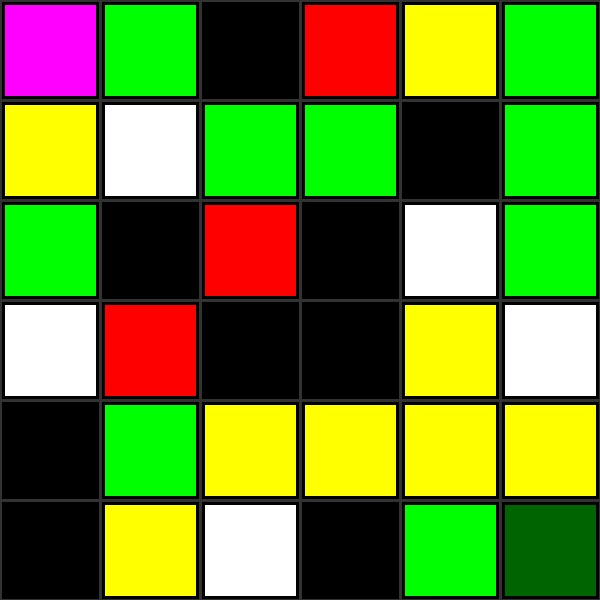
#> input picture examples/grid.jpeg, 600 x 600 px
$ python planner.py
#> lines starting #> are read from the running program, lines starting #| are printed output that depends on the picture; after the words box and inside, x2 and y2 are one past the last pixel; in counts of white or black regions, pixels touching at a corner belong together
"""Extract a color-coded grid image and find a minimum-cost four-neighbor path."""

import argparse
import heapq
import json
import math
from pathlib import Path

import cv2
import numpy as np

REFERENCE_COLOURS = {
    "obstacle": (0, 0, 0), "white": (255, 255, 255),
    "green": (1, 255, 0), "yellow": (1, 255, 255),
    "red": (0, 0, 254), "start": (1, 100, 0),
    "destination": (254, 0, 255),
}
WEIGHTS = {"white": 1, "green": 2, "yellow": 3, "red": 4,
           "start": 0, "destination": 0, "obstacle": None}


def line_center(mask, direction):
    if direction not in ("horizontal", "vertical"):
        raise ValueError("Line direction must be horizontal or vertical")
    axis = 1 if direction == "horizontal" else 0
    coverage = mask.shape[axis] * 0.8
    flags = np.count_nonzero(mask, axis=axis) > coverage
    centers, begin = [], None
    for index, flag in enumerate(flags):
        if flag and begin is None:
            begin = index
        elif not flag and begin is not None:
            centers.append((begin + index - 1) // 2)
            begin = None
    if begin is not None:
        centers.append((begin + len(flags) - 1) // 2)
    return centers


def classify_color(mean_bgr):
    return min(REFERENCE_COLOURS, key=lambda name:
               np.linalg.norm(np.asarray(mean_bgr) - REFERENCE_COLOURS[name]))


def extract_grid(image, margin=10):
    if image is None or image.ndim != 3 or image.shape[2] != 3:
        raise ValueError("Expected a decoded three-channel BGR image")
    if margin < 0:
        raise ValueError("Cell margin must be nonnegative")
    mask = cv2.inRange(image, np.array([25, 25, 25], dtype=np.uint8),
                       np.array([90, 90, 90], dtype=np.uint8))
    row_lines = line_center(mask, "horizontal")
    col_lines = line_center(mask, "vertical")
    if len(row_lines) < 2 or len(col_lines) < 2:
        raise ValueError("Could not detect enough grid boundaries")
    tiles, starts, destinations = [], [], []
    for row in range(len(row_lines) - 1):
        cells = []
        for col in range(len(col_lines) - 1):
            y1, y2 = row_lines[row] + margin, row_lines[row + 1] - margin
            x1, x2 = col_lines[col] + margin, col_lines[col + 1] - margin
            if y1 >= y2 or x1 >= x2:
                raise ValueError("Cell margin leaves an empty sampling region")
            name = classify_color(cv2.mean(image[y1:y2, x1:x2])[:3])
            cells.append(name)
            if name == "start":
                starts.append((row, col))
            elif name == "destination":
                destinations.append((row, col))
        tiles.append(cells)
    if len(starts) != 1 or len(destinations) != 1:
        raise ValueError(f"Expected one start and one destination; found {len(starts)} and {len(destinations)}")
    return tiles, [[WEIGHTS[name] for name in row] for row in tiles], starts[0], destinations[0], row_lines, col_lines, mask


def manhattan_distance(current, goal):
    return abs(current[0] - goal[0]) + abs(current[1] - goal[1])


def a_star(cost_grid, start, dest):
    """Minimize costs of entered cells; starting-cell cost is excluded.

    A minimum-cost simple path never needs to revisit the start for nonnegative
    costs. Excluding that move permits a lower bound using interior-cell costs
    and the destination entry cost, including a zero-cost destination.
    """
    if not cost_grid or not cost_grid[0] or any(len(row) != len(cost_grid[0]) for row in cost_grid):
        raise ValueError("Cost grid must be nonempty and rectangular")
    rows, cols = len(cost_grid), len(cost_grid[0])
    for row in cost_grid:
        for value in row:
            if value is not None and (not math.isfinite(value) or value < 0):
                raise ValueError("Traversable costs must be finite and nonnegative")
    for point in (start, dest):
        if point is None or len(point) != 2 or not all(isinstance(v, int) for v in point):
            raise ValueError("Start/destination must be integer (row, column) pairs")
        if not (0 <= point[0] < rows and 0 <= point[1] < cols):
            raise ValueError("Start/destination is outside the grid")
    start, dest = tuple(start), tuple(dest)
    if cost_grid[start[0]][start[1]] is None or cost_grid[dest[0]][dest[1]] is None:
        return [], math.inf
    if start == dest:
        return [start], 0
    interior = [value for row, values in enumerate(cost_grid) for col, value in enumerate(values)
                if value is not None and (row, col) not in (start, dest)]
    minimum = min(interior, default=0)
    goal_cost = cost_grid[dest[0]][dest[1]]

    def heuristic(point):
        if point == dest:
            return 0
        return max(0, manhattan_distance(point, dest) - 1) * minimum + goal_cost

    distances, previous = {start: 0}, {}
    queue = [(heuristic(start), 0, start)]
    while queue:
        _, cost, current = heapq.heappop(queue)
        if cost != distances.get(current):
            continue
        if current == dest:
            path = [dest]
            while path[-1] != start:
                path.append(previous[path[-1]])
            return path[::-1], cost
        for dr, dc in ((-1, 0), (1, 0), (0, -1), (0, 1)):
            row, col = current[0] + dr, current[1] + dc
            neighbor = (row, col)
            if not (0 <= row < rows and 0 <= col < cols) or neighbor == start:
                continue
            value = cost_grid[row][col]
            if value is None:
                continue
            candidate = cost + value
            if candidate < distances.get(neighbor, math.inf):
                distances[neighbor], previous[neighbor] = candidate, current
                heapq.heappush(queue, (candidate + heuristic(neighbor), candidate, neighbor))
    return [], math.inf


def draw_path(image, path, row_lines, col_lines):
    output = image.copy()
    points = [((col_lines[c] + col_lines[c + 1]) // 2,
               (row_lines[r] + row_lines[r + 1]) // 2) for r, c in path]
    for left, right in zip(points, points[1:]):
        cv2.line(output, left, right, (255, 0, 0), 8)
    for point in points:
        cv2.circle(output, point, 12, (255, 255, 255), -1)
        cv2.circle(output, point, 12, (255, 0, 0), 3)
    return output


def run(image_path, output_dir, margin=10):
    image_path, output_dir = Path(image_path), Path(output_dir)
    image = cv2.imread(str(image_path))
    if image is None:
        raise ValueError(f"Could not read image: {image_path}")
    tiles, costs, start, goal, rows, cols, mask = extract_grid(image, margin)
    path, cost = a_star(costs, start, goal)
    output_dir.mkdir(parents=True, exist_ok=True)
    for filename, data in (("grid-mask.png", mask), ("path.png", draw_path(image, path, rows, cols))):
        if (output_dir / filename).resolve() == image_path.resolve():
            raise ValueError("Output would overwrite the input image")
        if not cv2.imwrite(str(output_dir / filename), data):
            raise OSError(f"Could not save {filename}")
    result = {"image": image_path.name, "rows": len(costs), "columns": len(costs[0]),
              "coordinate_convention": "zero-based (row, column)",
              "movement": "four-neighbor", "cost_convention": "sum of entered-cell costs; start excluded",
              "tiles": tiles, "cost_grid": costs, "start": start, "destination": goal,
              "path": path, "moves": max(0, len(path) - 1),
              "reachable": bool(path), "total_cost": cost if path else None}
    (output_dir / "route.json").write_text(json.dumps(result, indent=2) + "\n", encoding="utf-8")
    return result


def main():
    parser = argparse.ArgumentParser(description=__doc__)
    parser.add_argument("image", nargs="?", type=Path, default=Path(__file__).parent / "examples/grid.jpeg")
    parser.add_argument("--output", type=Path, default=Path("results"))
    parser.add_argument("--margin", type=int, default=10)
    args = parser.parse_args()
    try:
        result = run(args.image, args.output, args.margin)
#> in run, image is the input picture: shape (600, 600, 3); mean B, G, R 39.7, 134.5, 103.2
#> in extract_grid, `mask = cv2.inRange(image, np.array([25, 25, 25], dtype=np.uint8), np.a..`:
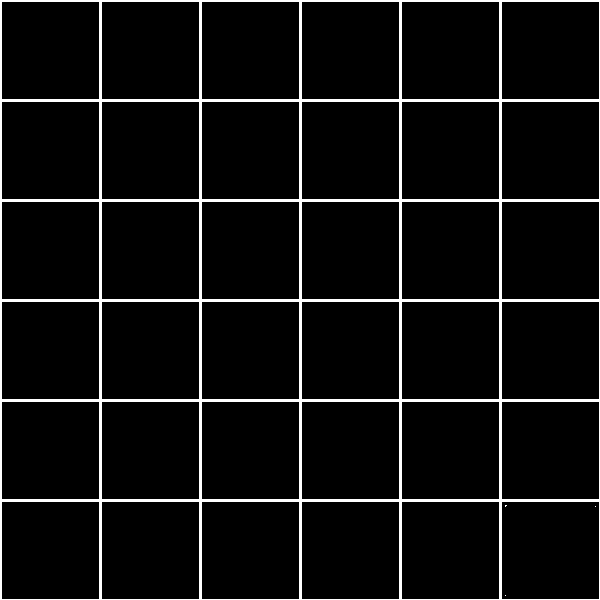
#> mask: shape (600, 600); 5.9% white; 4 white regions (3 under 20 px), largest, box (x1, y1, x2, y2) and area: (0, 0, 600, 600) 21276
#> the loop in line_center, `for index, flag in enumerate(flags):` made 600 passes
#> flag on passes 1 to 12: True, True, False, False, False, False, False, False, False, False, False, False
#> after the loop in line_center, `for index, flag in enumerate(flags):`: begin = 599; centers = [0, 100, 200, 300, 400, 500]
#> in extract_grid, `row_lines = line_center(mask, "horizontal")`: row_lines = [0, 100, 200, 300, 400, 500, 599]
#> the loop in line_center (call 2), `for index, flag in enumerate(flags):` made 600 passes
#> the loop in extract_grid, `for row in range(len(row_lines) - 1):` made 6 passes
#> after the loop in extract_grid, `for row in range(len(row_lines) - 1):`: destinations = [(0, 0)]; starts = [(5, 5)]; tiles = 6 items
#> in run, `tiles, costs, start, goal, rows, cols, mask = extract_grid(image, marg..`: start = (5, 5); goal = (0, 0); rows = [0, 100, 200, 300, 400, 500, 599]
#> in a_star, `rows, cols = len(cost_grid), len(cost_grid[0])`: rows = 6
#> the loop in a_star, `for row in cost_grid:` made 6 passes
#> the loop in a_star, `for point in (start, dest):` made 2 passes
#> in a_star, `start, dest = tuple(start), tuple(dest)`: start = (5, 5); dest = (0, 0)
#> in a_star, `interior = [value for row, values in enumerate(cost_grid) for col, val..`: interior = 25 values, max 4 at index 1, min 1 at index 5, mean 2.36
#> in a_star, `minimum = min(interior, default=0)`: minimum = 1
#> in a_star, `goal_cost = cost_grid[dest[0]][dest[1]]`: goal_cost = 0
#> in a_star, `distances, previous = {start: 0}, {}`: distances = {(5, 5): 0}
#> in a_star, `queue = [(heuristic(start), 0, start)]`: queue = [(9, 0, (5, 5))]
#> the loop in a_star, `while queue:` made 26 passes
#> cost on pass 26: 23
#> (cost, current) on passes 1 to 6: (0, (5, 5)), (2, (5, 4)), (3, (4, 5)), (4, (3, 5)), (5, (4, 4)), (6, (2, 5))
#> after the loop in a_star, `while queue:`: distances = 27 items; previous = 26 items
#> in run, `path, cost = a_star(costs, start, goal)`: path = [(5, 5), (5, 4), (4, 4), (4, 3), (4, 2), (4, 1), (3, 1), (3, 0), (2, 0), (1, 0), (0, 0)]; cost = 23
#> in draw_path, `points = [((col_lines[c] + col_lines[c + 1]) // 2, (row_lines[r] + row..`: points = [(549, 549), (450, 549), (450, 450), (350, 450), (250, 450), (150, 450), (150, 350), (50, 350), (50, 250), (50, 150), (50, 50)]
#> the loop in run, `for filename, data in (("grid-mask.png", mask), ("path.png", draw_path..` made 2 passes
#> pass 2, in run, `if not cv2.imwrite(str(output_dir / filename), data):`:
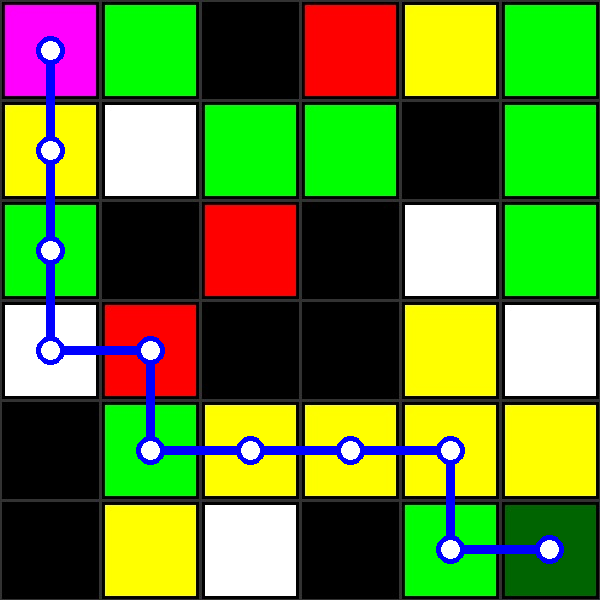
#> saved as path.png: shape (600, 600, 3); mean B, G, R 47.7, 129.5, 99.5
#> result = 14 items
    except (ValueError, OSError) as error:
        parser.exit(2, f"Error: {error}\n")
    if result["reachable"]:
        print(f"Grid: {result['rows']}x{result['columns']}; moves: {result['moves']}; minimum cost: {result['total_cost']}")
#| Grid: 6x6; moves: 10; minimum cost: 23
    else:
        print("No route exists between the detected markers.")


if __name__ == "__main__":
    main()
